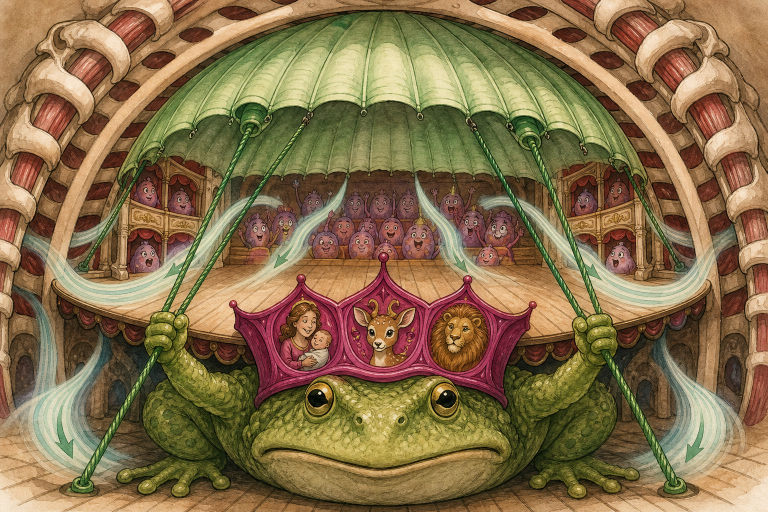
#> input picture assets/gpt-image-2-high-panels/panel_01.png, 1536 x 1024 px, found by its file name (shown at 1/2 size)
$ python build_german_gpt2_site.py
#> lines starting #> are read from the running program, lines starting #| are printed output that depends on the picture
#!/usr/bin/env python3
from pathlib import Path
from PIL import Image, ImageDraw, ImageFont, ImageOps
import json, textwrap, html

ROOT=Path('/home/hermes/respiratory-muscle-mnemonic-site')
PANEL_DIR=ROOT/'assets/gpt-image-2-high-panels'
POSTER=ROOT/'assets/atemmuskulatur_gpt_image_2_high_poster.jpg'

items=[
(1,'Zwerchfell-Kuppelkröte','Diaphragma','N. phrenicus C3–5','Kuppel/Fallschirm zieht Bühnenboden nach unten','Halskrone: Mama–Reh–Löwe = C3–C5','Zentrale Bühne'),
(2,'Zwischenrippen-Leiterakrobaten','Mm. intercostales','Nn. intercostales Th1–11','Akrobaten zwischen Rippen-Leiter öffnen Zwischenräume','Thor + Krawatten-Parade = Th1–Th11','Rippenrang'),
(3,'Hals-Seil-Kapitän','M. sternocleidomastoideus','N. accessorius XI + C2–3','Drei Seile zu Sternum, Clavicula, Mastoid-Mast','Accessoire-XI + Knie/Noah–Mama = C2–C3','Hals-Balkon'),
(4,'Skalenen-Treppengnome','Mm. scaleni','C3–8 variabel','Drei Gnome heben erste/zweite Rippenstufen','Mama–Reh–Löwe–Schuh–Schlüssel–Efeu = C3–C8','Hals-Treppe'),
(5,'Großer Pectoralis-Strongman','M. pectoralis major','Nn. pectorales C5–T1','Kutschersitz-Strongman hebt Rippenvorhänge','Löwe C5 + Thor-Krawatte T1','Kutschersitz-Bühne'),
(6,'Kleiner Pectoralis-Page','M. pectoralis minor','N. pectoralis medialis C8–T1','Kleiner Page zieht Korakoid-Haken / obere Rippen','Efeu C8 + Thor-Krawatte T1','Kutschersitz-Bühne'),
(7,'Oberer Sägezahn-Engel','M. serratus posterior superior','Nn. intercostales Th2–5','Gezackte Flügel heben obere Rippen','Thor + Knie/Noah–Mama–Reh–Löwe = Th2–Th5','Hintere obere Loge'),
(8,'Unterer Sägezahn-Kobold','M. serratus posterior inferior','Nn. intercostales Th9–12','Gezackter Kobold zieht untere Rippen hinab','Thor + Biene–Säge/Krawatte–zwei Krawatten–Krawatte/Noah = Th9–Th12','Hintere untere Loge'),
(9,'Vorderer Sägehai-Boxer','M. serratus anterior','N. thoracicus longus C5–7','Sägehai drückt Scapula flach an Rippen','Langer Thor-Seilnerv: Löwe–Schuh–Schlüssel = C5–C7','Seitliche Wand'),
(10,'Gerader Bauchritter','M. rectus abdominis','Th7–12','Vertikales Schild presst Bauch-Kessel aus','Thor: Schlüssel–Efeu–Biene–Säge/Krawatte–2 Krawatten–Krawatte/Noah','Bauch-Maschinenraum'),
(11,'Querer Korsettmeister','M. transversus abdominis','Th7–12 + L1','Horizontales Korsett zieht Bauch quer zusammen','Thor Th7–12 + Lenden-Holzscheit-Krawatte L1','Bauch-Maschinenraum'),
(12,'Äußerer Schrägschärpen-Krieger','M. obliquus externus abdominis','Th5–12','Äußere Diagonalschärpe presst Bauch schräg','Thor: Löwe bis Krawatte/Noah = Th5–Th12','Bauch-Maschinenraum'),
(13,'Innerer Gegenschärpen-Krieger','M. obliquus internus abdominis','Th7–12 + L1','Innere Gegendiagonale presst Bauch von innen','Thor Th7–12 + Lenden-Holzscheit-Krawatte L1','Bauch-Maschinenraum'),
(14,'Quadratischer Lenden-Holzfäller','M. quadratus lumborum','Th12–L4','Quadratischer Rahmen stabilisiert/zieht 12. Rippe','Thor Th12 + Lenden-Holzscheite Krawatte–Knie–Mama–Reh = L1–L4','Lenden-Fundament'),
(15,'Breiter Rücken-Schwimmer','M. latissimus dorsi','N. thoracodorsalis C6–8','Breiter Schwimmer/Kletterer zieht Seile bei forcierter Exspiration','Thorakodorsal-Seil: Schuh–Schlüssel–Efeu = C6–C8','Hintere Wasserbühne'),
]

# Fonts
font_paths=['/usr/share/fonts/truetype/dejavu/DejaVuSans.ttf','/usr/share/fonts/truetype/liberation2/LiberationSans-Regular.ttf']
bold_paths=['/usr/share/fonts/truetype/dejavu/DejaVuSans-Bold.ttf','/usr/share/fonts/truetype/liberation2/LiberationSans-Bold.ttf']
def font(size,bold=False):
#> called with size = 70, bold = True
    for p in (bold_paths if bold else font_paths):
        if Path(p).exists(): return ImageFont.truetype(p,size)
    return ImageFont.load_default()
F_TITLE=font(70,True); F_SUB=font(34); F_ZONE=font(32,True); F_LABEL=font(30,True); F_SMALL=font(23)

# Poster layout 3 x 5
cols, rows = 3, 5
cell_w, cell_h = 760, 650
margin=70; header=260; footer=260; gutter=36
W=margin*2 + cols*cell_w + (cols-1)*gutter
H=header + rows*cell_h + (rows-1)*gutter + footer
poster=Image.new('RGB',(W,H),(244,235,215))
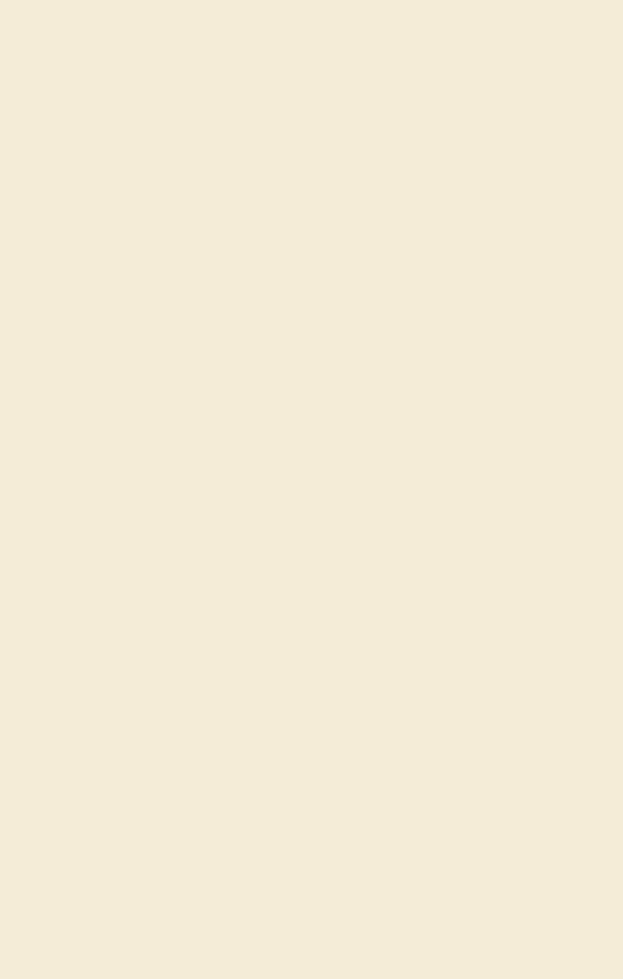
#> poster: PIL image 2492x3914 RGB (shown at 1/4 size); mean R, G, B 244, 235, 215
d=ImageDraw.Draw(poster)
# background theater curtains/frame
d.rectangle([0,0,W,H], fill=(242,232,210))
d.rectangle([20,20,W-20,H-20], outline=(100,55,40), width=8)
d.rectangle([38,38,W-38,H-38], outline=(168,42,55), width=5)
# Header
d.text((margin,50),'Atemmuskulatur: Das Rippen-Opernhaus',font=F_TITLE,fill=(65,35,28))
d.text((margin,140),'GPT-image-2-high · deutsche Sketchy/Meditricks-artige Gedächtnisszene · grün = Muskel/Aktion · magenta = Innervation',font=F_SUB,fill=(72,62,55))
d.rounded_rectangle([margin,185,W-margin,235], radius=18, fill=(255,250,235), outline=(160,120,90), width=3)
d.text((margin+26,195),'Route: Bühne → Hals-Balkon → Kutschersitz → Rippenrang/Logen → Bauch-Maschinenraum → Lendenfundament/Wasserbühne',font=F_SMALL,fill=(70,50,42))

def draw_wrapped(draw, xy, text, fnt, fill, width_px, line_gap=4):
    x,y=xy
    words=text.split(); line=''
    for w in words:
        test=(line+' '+w).strip()
        if draw.textlength(test,font=fnt) <= width_px or not line:
            line=test
        else:
            draw.text((x,y),line,font=fnt,fill=fill); y+=fnt.size+line_gap; line=w
    if line:
        draw.text((x,y),line,font=fnt,fill=fill); y+=fnt.size+line_gap
    return y

for idx,it in enumerate(items):
    id,title,muscle,inn,green,magenta,zone=it
    r=idx//cols; c=idx%cols
    x=margin+c*(cell_w+gutter); y=header+r*(cell_h+gutter)
    # panel frame
    d.rounded_rectangle([x,y,x+cell_w,y+cell_h], radius=28, fill=(255,250,238), outline=(108,68,50), width=5)
    img=Image.open(PANEL_DIR/f'panel_{id:02d}.png').convert('RGB')
#> img is the input picture: PIL image 1536x1024 RGB; mean R, G, B 134.2, 111, 74.6
    img=ImageOps.fit(img,(cell_w-36,430),method=Image.Resampling.LANCZOS,centering=(0.5,0.45))
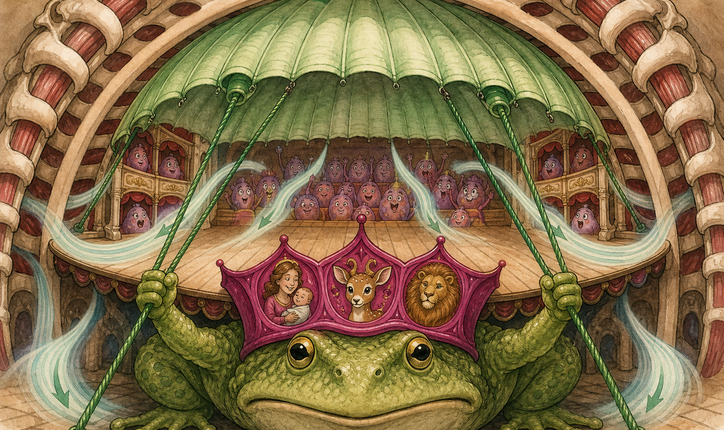
#> img: PIL image 724x430 RGB; mean R, G, B 132.4, 110.1, 74
    poster.paste(img,(x+18,y+18))
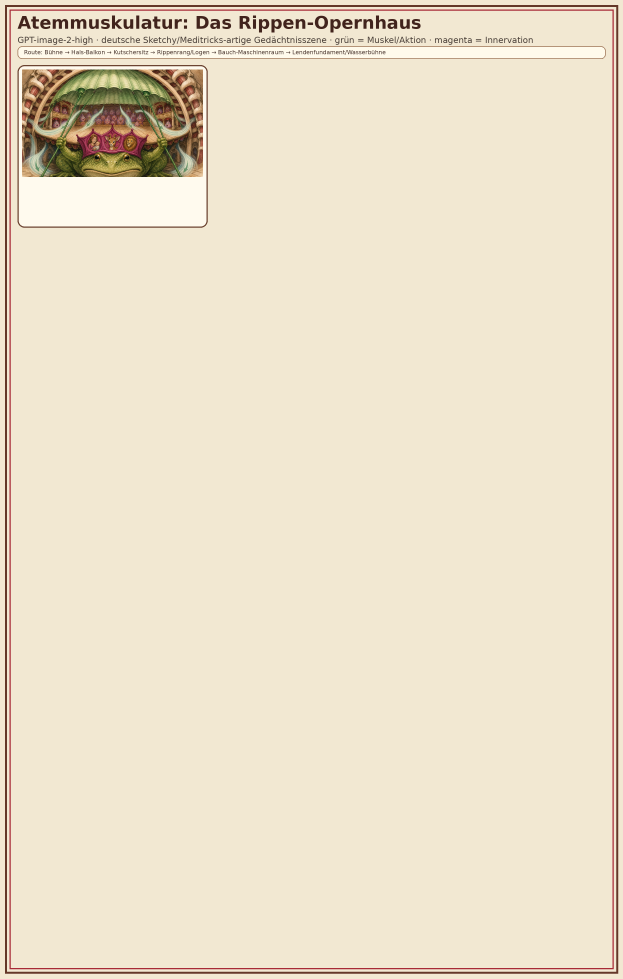
#> poster: PIL image 2492x3914 RGB (shown at 1/4 size); mean R, G, B 235.6, 224.1, 202.2
    # number badge
    d.ellipse([x+30,y+30,x+104,y+104], fill=(220,40,44), outline=(255,250,230), width=5)
    num=str(id)
    bbox=d.textbbox((0,0),num,font=F_LABEL)
#> bbox = (0, 6, 21, 28)
    d.text((x+67-(bbox[2]-bbox[0])/2,y+66-(bbox[3]-bbox[1])/2),num,font=F_LABEL,fill='white')
    # caption strip
    ty=y+462
    d.text((x+24,ty),f'{id}. {title}',font=F_LABEL,fill=(54,35,28)); ty+=39
    d.text((x+24,ty),muscle,font=F_SMALL,fill=(40,40,40)); ty+=29
    d.text((x+24,ty),inn,font=F_SMALL,fill=(165,20,145)); ty+=31
    # green/magenta short hooks
    d.ellipse([x+24,ty+3,x+40,ty+19], fill=(20,150,72));
    ty=draw_wrapped(d,(x+50,ty),green,F_SMALL,(25,110,50),cell_w-78,2)
#> ty = 846
    d.ellipse([x+24,ty+3,x+40,ty+19], fill=(210,32,180));
    draw_wrapped(d,(x+50,ty),magenta,F_SMALL,(145,25,125),cell_w-78,2)
#> pass 2 of the loop `for idx,it in enumerate(items):`:
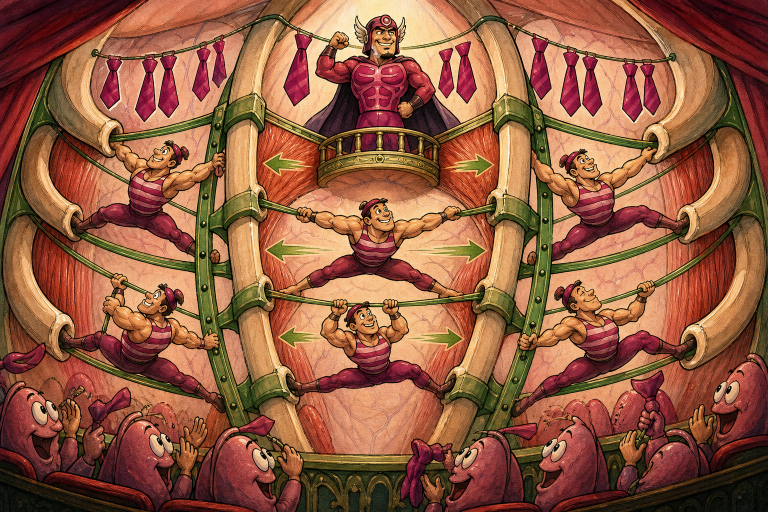
#> input picture assets/gpt-image-2-high-panels/panel_02.png, 1536 x 1024 px, found by its file name (shown at 1/2 size)
#> img is the input picture: PIL image 1536x1024 RGB; mean R, G, B 145.7, 91, 64.3
#> `img=ImageOps.fit(img,(cell_w-36,430),method=Image.Resampling.LANCZOS,c..`:
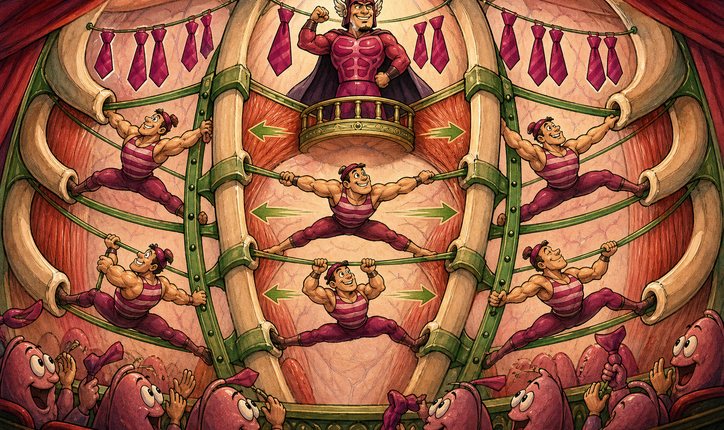
#> img: PIL image 724x430 RGB; mean R, G, B 151.5, 95.5, 67
#> `poster.paste(img,(x+18,y+18))`:
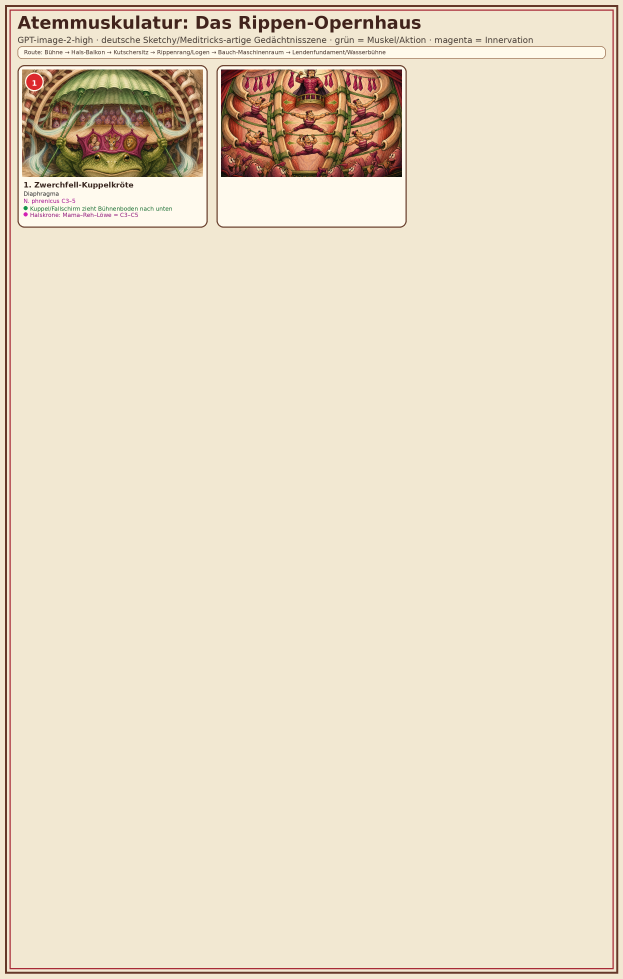
#> poster: PIL image 2492x3914 RGB (shown at 1/4 size); mean R, G, B 232.6, 219.6, 197.7
#> pass 3 of the loop `for idx,it in enumerate(items):`:
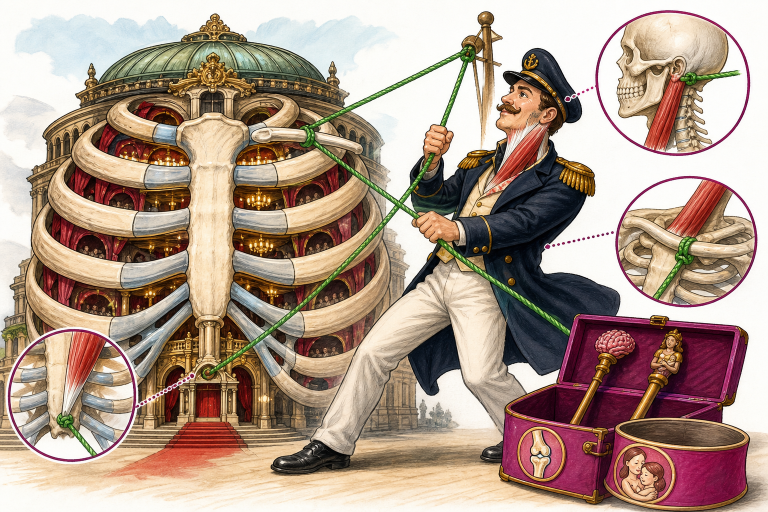
#> input picture assets/gpt-image-2-high-panels/panel_03.png, 1536 x 1024 px, found by its file name (shown at 1/2 size)
#> img is the input picture: PIL image 1536x1024 RGB; mean R, G, B 174.6, 152.9, 138.4
#> `img=ImageOps.fit(img,(cell_w-36,430),method=Image.Resampling.LANCZOS,c..`:
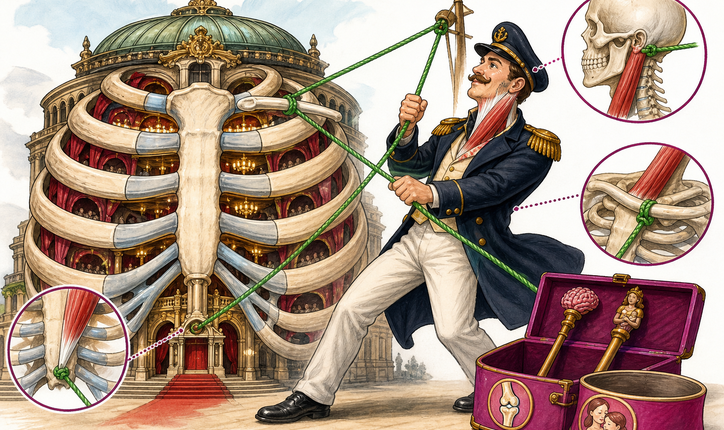
#> img: PIL image 724x430 RGB; mean R, G, B 167.5, 144.9, 129.8
#> `poster.paste(img,(x+18,y+18))`:
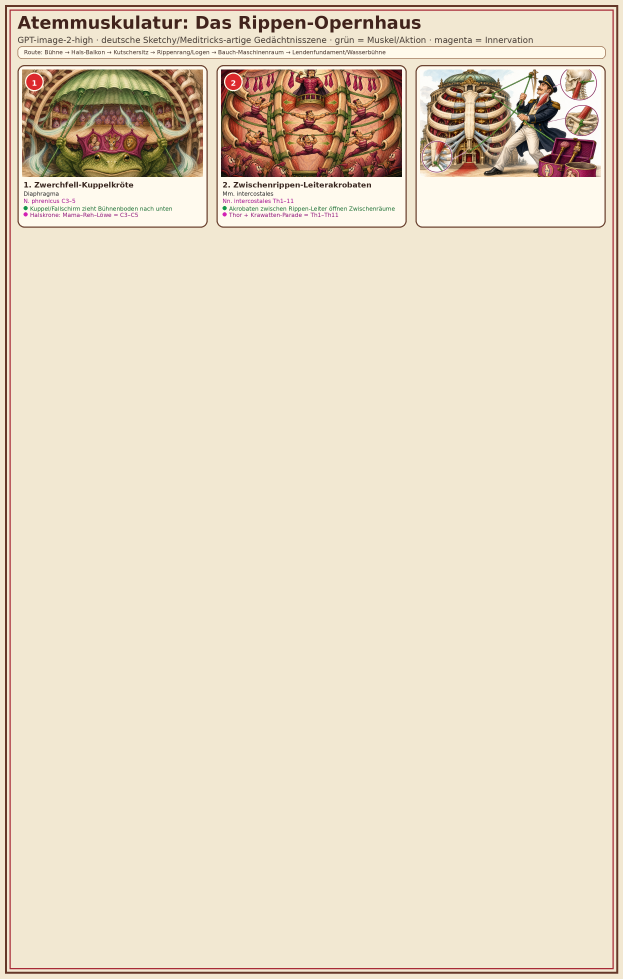
#> poster: PIL image 2492x3914 RGB (shown at 1/4 size); mean R, G, B 230, 216.6, 195.2
#> (the run stopped early here; a loop or call above may not have finished)
